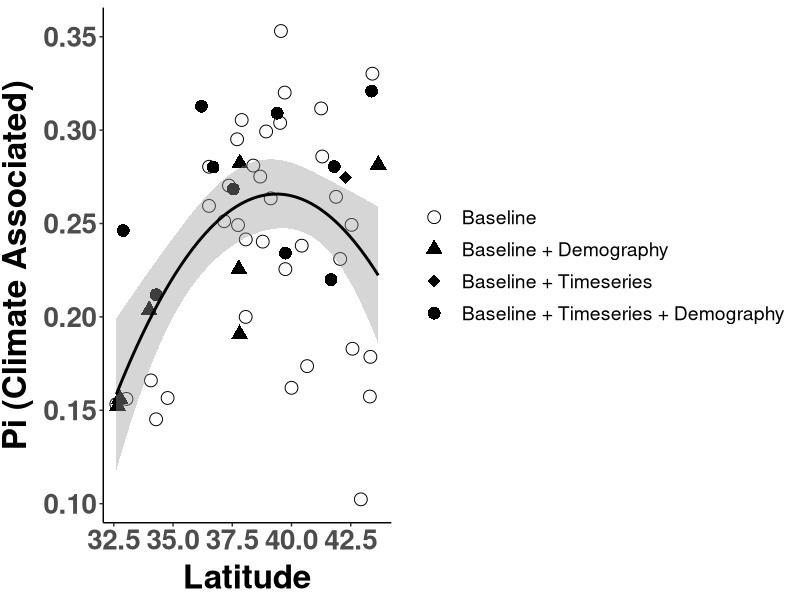

Reproduce this figure in R. (Note: this script raises an error after producing the figure.)
##################################################################################
## Pi Latitude Plots
## Author Daniel Anstett
## 
## 
## Last Modified Jan 20, 2023
###################################################################################

# Remove objects and clear workspace
rm(list = ls(all=TRUE))

#Library install and import
library(tidyverse) 
library(car)
library(ggrepel)
library(RColorBrewer)
library(cowplot)

###################################################################################
#Import data & Prepare data frame
#Baseline & Timeseries
all_pop <- read_csv("data/genomic_data/Baseline_Timeseries_pops_final2.csv")%>% filter(Paper_ID<56) %>% filter(Paper_ID!=12)

all_pop <- all_pop %>% mutate()

#Pi
pi_df <- read_csv("data/genomic_data/baseline_pi_clump.csv")
#mean(pi_df$pi_all_snps)
pi_all_pop <-left_join(all_pop,pi_df,by=c("Paper_ID"="Site"))
###################################################################################

#stats
lm1 <- lm(pi_snp_set~Lat,data=pi_all_pop)
summary(lm1)
Anova(lm1,type="III")

lm2 <- lm(pi_snp_set~poly(Lat,2),data=pi_all_pop)
summary(lm2)
Anova(lm2,type="III")

lm3 <- lm(pi_all_snps~Lat,data=pi_all_pop)
summary(lm3)
Anova(lm3,type="III")

lm4 <- lm(pi_snp_set~pi_all_snps,data=pi_all_pop)
summary(lm4)
Anova(lm4,type="III")


###########################################################################################################
#Make Latitude-pi graphs

# N-S color gradient

#color.list <- c("Baseline"="grey40","Timeseries_Demography"="red","Timeseries"="cyan2","Demography"="orange")



#Pi (Climate-Associated) vs. Latitude
ggplot(pi_all_pop, aes(x=Lat, y=pi_snp_set)) + 
  #geom_point(aes(fill=as.factor(round(Lat, 1))),shape=21,size =6)+
  geom_point(aes(shape=Type), size=4) +
  stat_smooth(method=lm, color="black", formula = y ~ x + I(x^2), aes(group=1)) + 
  scale_y_continuous(name="Pi (Climate Associated)")+
  scale_x_continuous(name="Latitude")+
  #,breaks=c(0.025,0.03,0.035,0.04,0.045))+
  scale_shape_manual(values = c(1,17,18,16))+
  #scale_fill_manual(values=color.list) +
  theme_classic() + theme(
    axis.text.x = element_text(size=20, face="bold"),
    axis.text.y = element_text(size=20,face="bold"),
    axis.title.x = element_text(color="black", size=24, vjust = 0.5, face="bold"),
    axis.title.y = element_text(color="black", size=24,vjust = 1.7, face="bold",hjust=0.5),
    legend.title = element_blank(),#legend.position="none",
    legend.text = element_text(size = 14),  # Increase the size of the legend text
    legend.key.size = unit(2, "lines"),  # Increase the size of the legend dots
    legend.key.height = unit(1.6, "lines") #Reduce height
  )
ggsave("Graphs/Pi_latitude/1_lat_pi_snp_set.pdf",width=11, height = 5.5, units = "in")


#Pi (Genome-wide) vs. Latitude
ggplot(pi_all_pop, aes(x=Lat, y=pi_all_snps)) + 
  geom_point(aes(shape=Type), size=4) +
  stat_smooth(method = lm, color = "black", aes(group=1)) +
  scale_y_continuous(name="Pi (Genome-Wide)")+
  scale_x_continuous(name="Latitude")+
  #,breaks=c(0.025,0.03,0.035,0.04,0.045))+
  scale_shape_manual(values = c(1,17,18,16))+
  #scale_fill_manual(values=color.list) +
  theme_classic() + theme(
    axis.text.x = element_text(size=20, face="bold"),
    axis.text.y = element_text(size=20,face="bold"),
    axis.title.x = element_text(color="black", size=24, vjust = 0.5, face="bold"),
    axis.title.y = element_text(color="black", size=24,vjust = 1.7, face="bold",hjust=0.5),
    legend.title = element_blank(), #legend.position="none",
    legend.text = element_text(size = 14),  # Increase the size of the legend text
    legend.key.size = unit(2, "lines"),  # Increase the size of the legend dots
    legend.key.height = unit(1.6, "lines") #Reduce height
  )
ggsave("Graphs/Pi_latitude/2_lat_pi_global.pdf",width=11, height = 5.5, units = "in")


#Adaptive vs neutral Pi
ggplot(pi_all_pop, aes(x = pi_all_snps, y = pi_snp_set)) + 
  geom_point(aes(shape=Type), size=4) +
  stat_smooth(method = lm, color = "black", aes(group=1)) +
  scale_y_continuous(name="Pi (Climate Associated)", breaks=c(0, 0.1, 0.2, 0.3, 0.4)) +
  scale_x_continuous(name="Pi (Genome-Wide)", breaks=c(0, 0.1, 0.2, 0.3)) +
  scale_shape_manual(values = c(1,17,18,16))+
  #scale_fill_manual(values=color.list) +
  theme_classic() + theme(
    axis.text.x = element_text(size=20, face="bold"),
    axis.text.y = element_text(size=20,face="bold"),
    axis.title.x = element_text(color="black", size=24, vjust = 0.5, face="bold"),
    axis.title.y = element_text(color="black", size=24,vjust = 1.7, face="bold",hjust=0.5),
    legend.title = element_blank(),
    legend.text = element_text(size = 14),  # Increase the size of the legend text
    legend.key.size = unit(2, "lines"),  # Increase the size of the legend dots
    legend.key.height = unit(1.6, "lines") #Reduce height
  )
ggsave("Graphs/Pi_latitude/3_pi_vs_pi.pdf",width=11, height = 5.5, units = "in")


